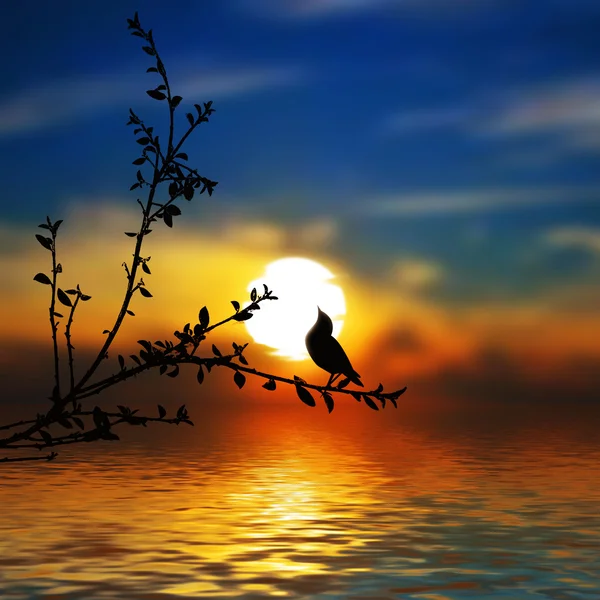
#> input picture OPENCV/images/nature.jpg, 600 x 600 px
$ python splitmerge.py
#> lines starting #> are read from the running program, lines starting #| are printed output that depends on the picture
import cv2 as cv
import numpy as np

img = cv.imread("images/nature.jpg")
#> img is the input picture: shape (600, 600, 3); mean B, G, R 68.5, 81, 94.2
cv.imshow("cat ", img)

b,g,r = cv.split(img)
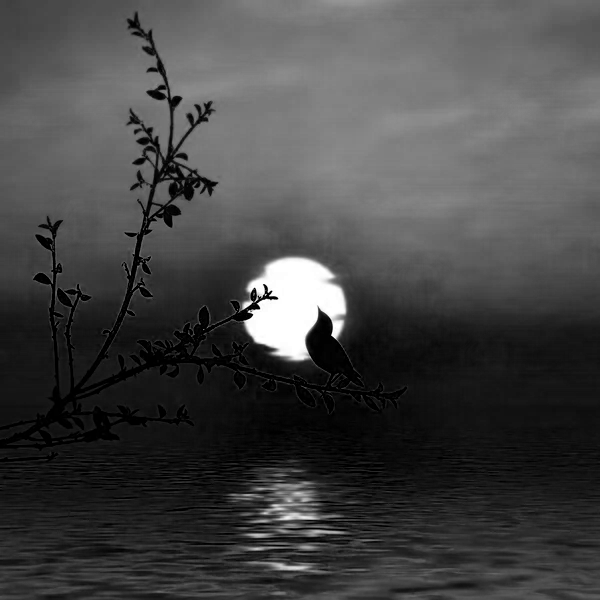
#> b: shape (600, 600); min 0, max 255, mean 68.5
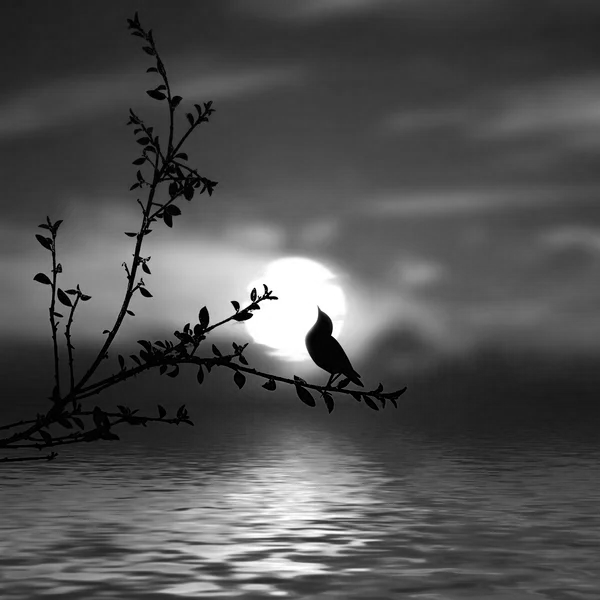
#> g: shape (600, 600); min 0, max 255, mean 81
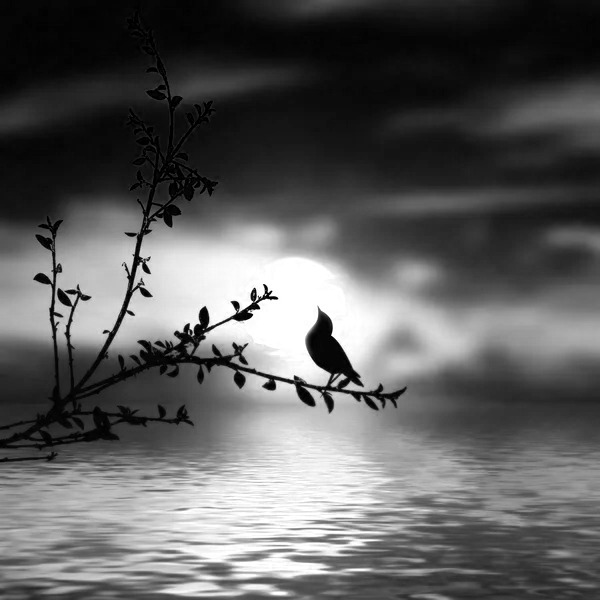
#> r: shape (600, 600); min 0, max 255, mean 94.2


blank = np.zeros(img.shape[:2] , dtype='uint8')

blue = cv.merge([b,blank,blank])
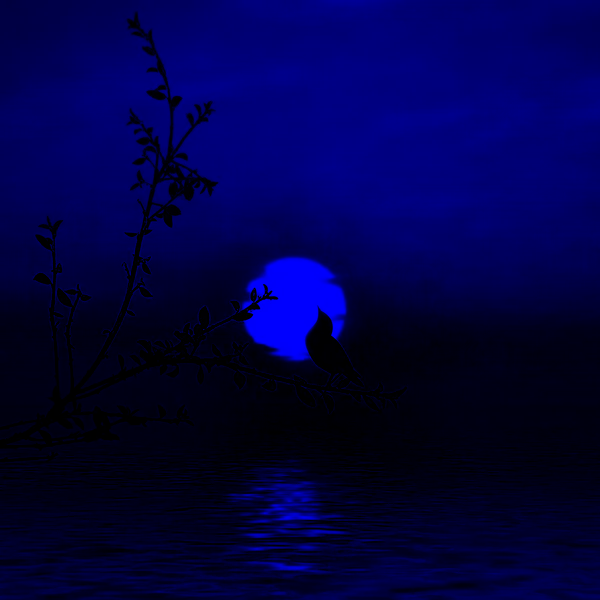
#> blue: shape (600, 600, 3); mean of channels 0, 1, 2 68.5, 0, 0; drawn as B, G, R
green = cv.merge([blank,g,blank])
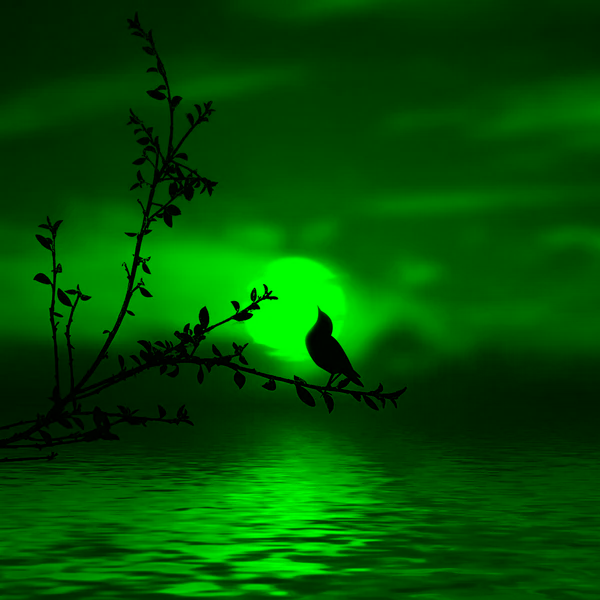
#> green: shape (600, 600, 3); mean of channels 0, 1, 2 0, 81, 0; drawn as B, G, R
red = cv.merge([blank,blank,r])
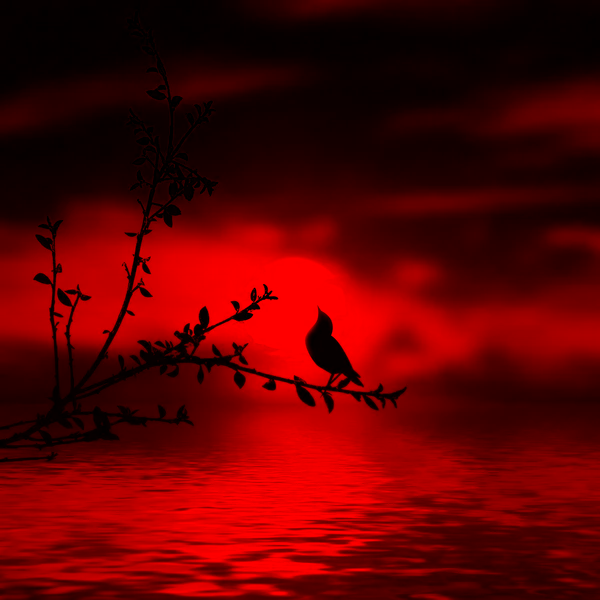
#> red: shape (600, 600, 3); mean of channels 0, 1, 2 0, 0, 94.2; drawn as B, G, R

cv.imshow("Blue", blue)
cv.imshow("green", green)
cv.imshow("red", red)


print(img.shape)
#| (600, 600, 3)
print(b.shape)
#| (600, 600)
print(g.shape)
#| (600, 600)
print(r.shape)
#| (600, 600)


merged = cv.merge([b,g,r])
cv.imshow("merged" , merged)

cv.waitKey(0)

$ run again, with OPENCV/images/cat.jpg copied over OPENCV/images/nature.jpg
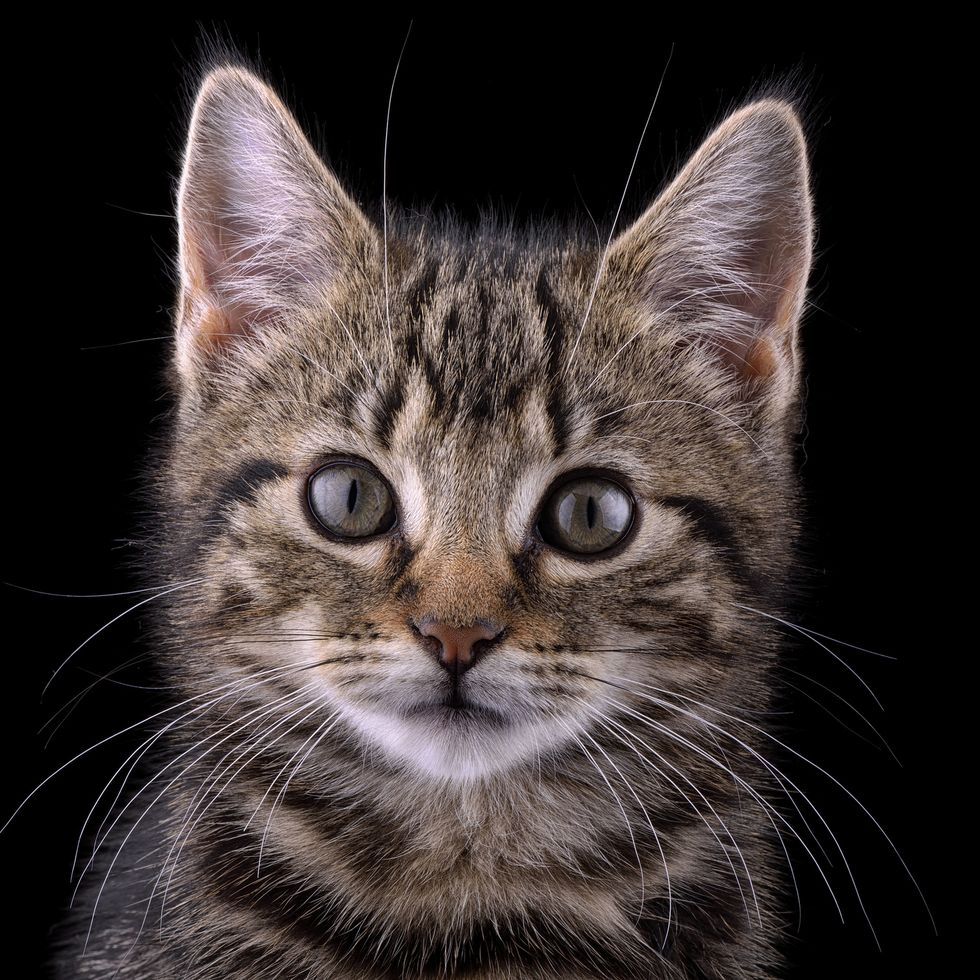
#> input picture OPENCV/images/cat.jpg, 980 x 980 px
#> img is the input picture: shape (980, 980, 3); mean B, G, R 49.5, 50.9, 59.1
#> `green = cv.merge([blank,g,blank])`:
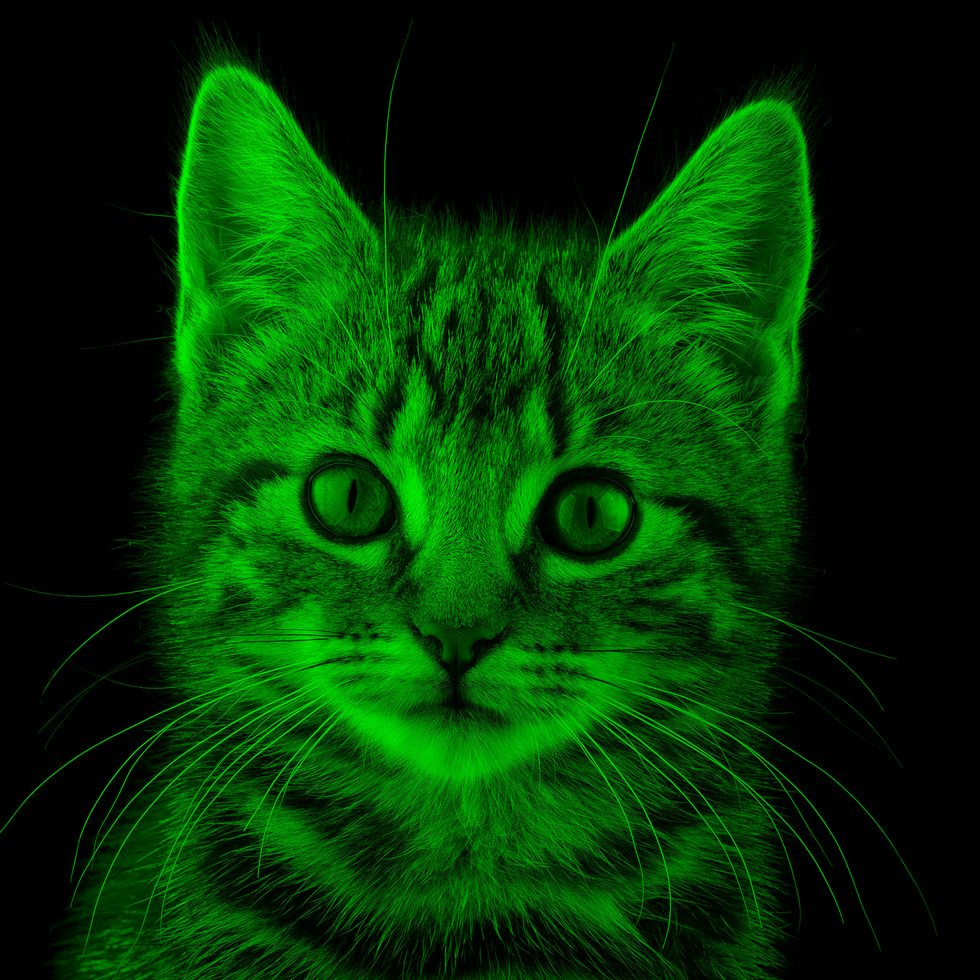
#> green: shape (980, 980, 3); mean of channels 0, 1, 2 0, 50.9, 0; drawn as B, G, R
#> `red = cv.merge([blank,blank,r])`:
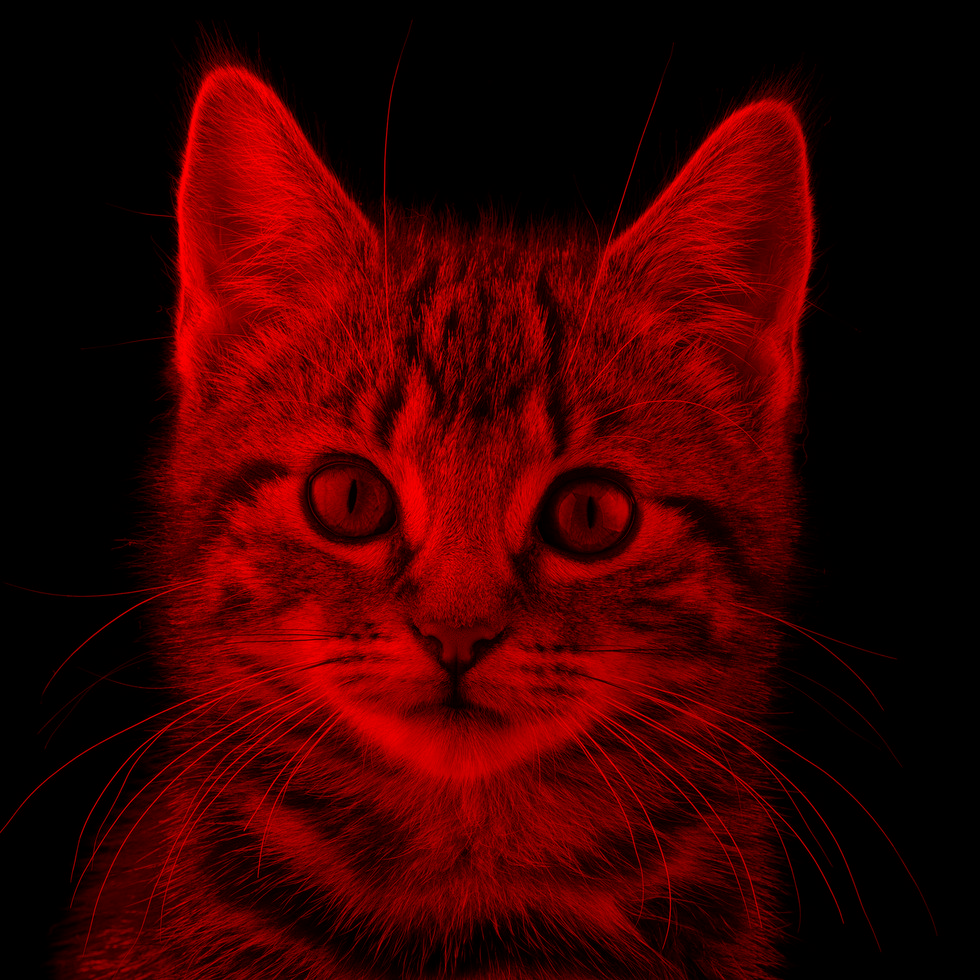
#> red: shape (980, 980, 3); mean of channels 0, 1, 2 0, 0, 59.1; drawn as B, G, R
#| (980, 980, 3)
#| (980, 980)
#| (980, 980)
#| (980, 980)

$ run again, with OPENCV/images/group.jpg copied over OPENCV/images/nature.jpg
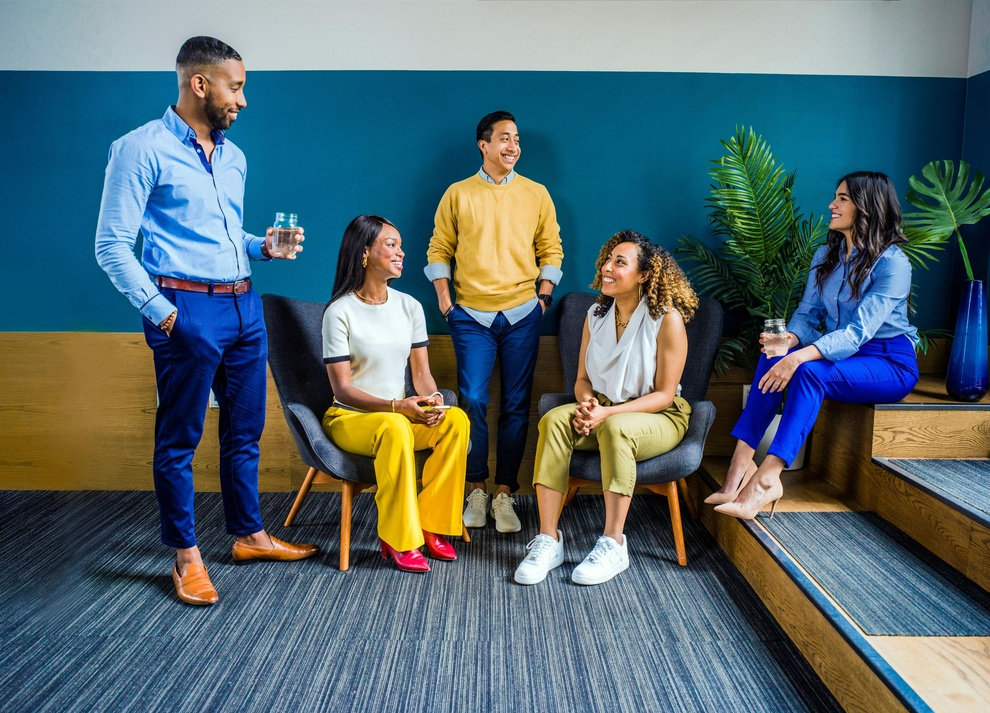
#> input picture OPENCV/images/group.jpg, 990 x 713 px, shrunk from 3600 x 2591 before the run
#> img is the input picture: shape (713, 990, 3); mean B, G, R 111.5, 105.5, 84.9
#> `green = cv.merge([blank,g,blank])`:
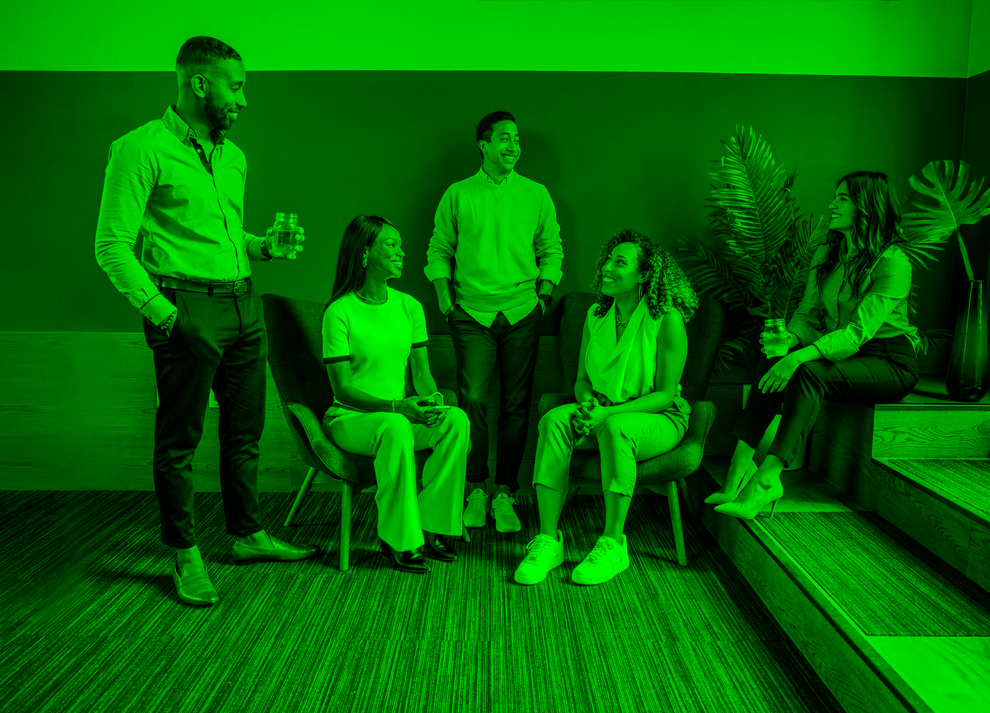
#> green: shape (713, 990, 3); mean of channels 0, 1, 2 0, 105.5, 0; drawn as B, G, R
#> `red = cv.merge([blank,blank,r])`:
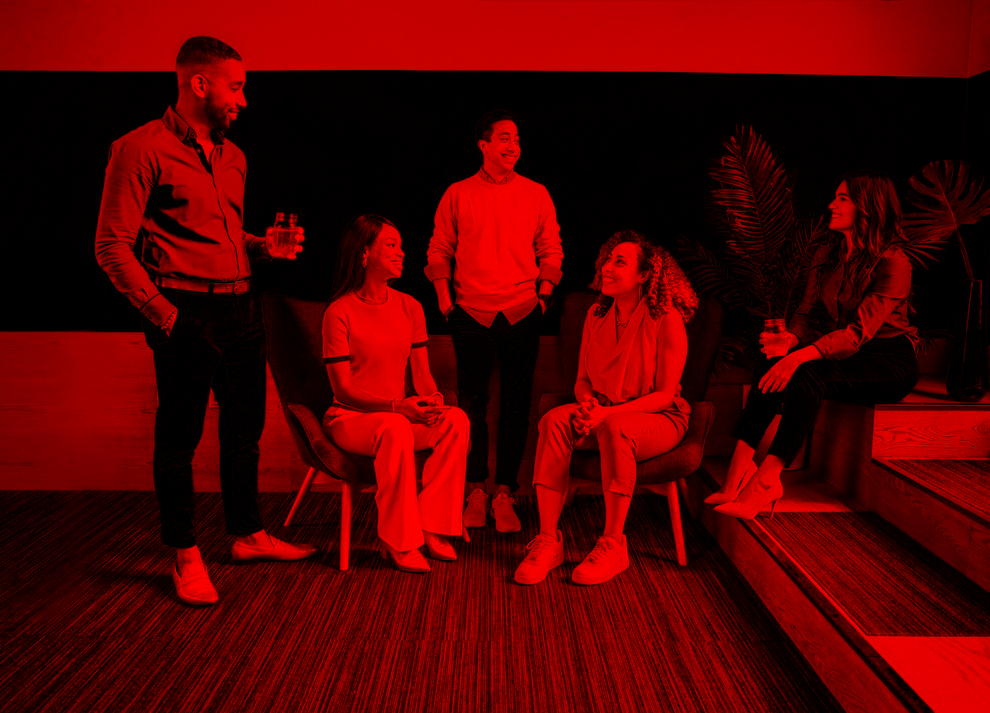
#> red: shape (713, 990, 3); mean of channels 0, 1, 2 0, 0, 84.9; drawn as B, G, R
#| (713, 990, 3)
#| (713, 990)
#| (713, 990)
#| (713, 990)
